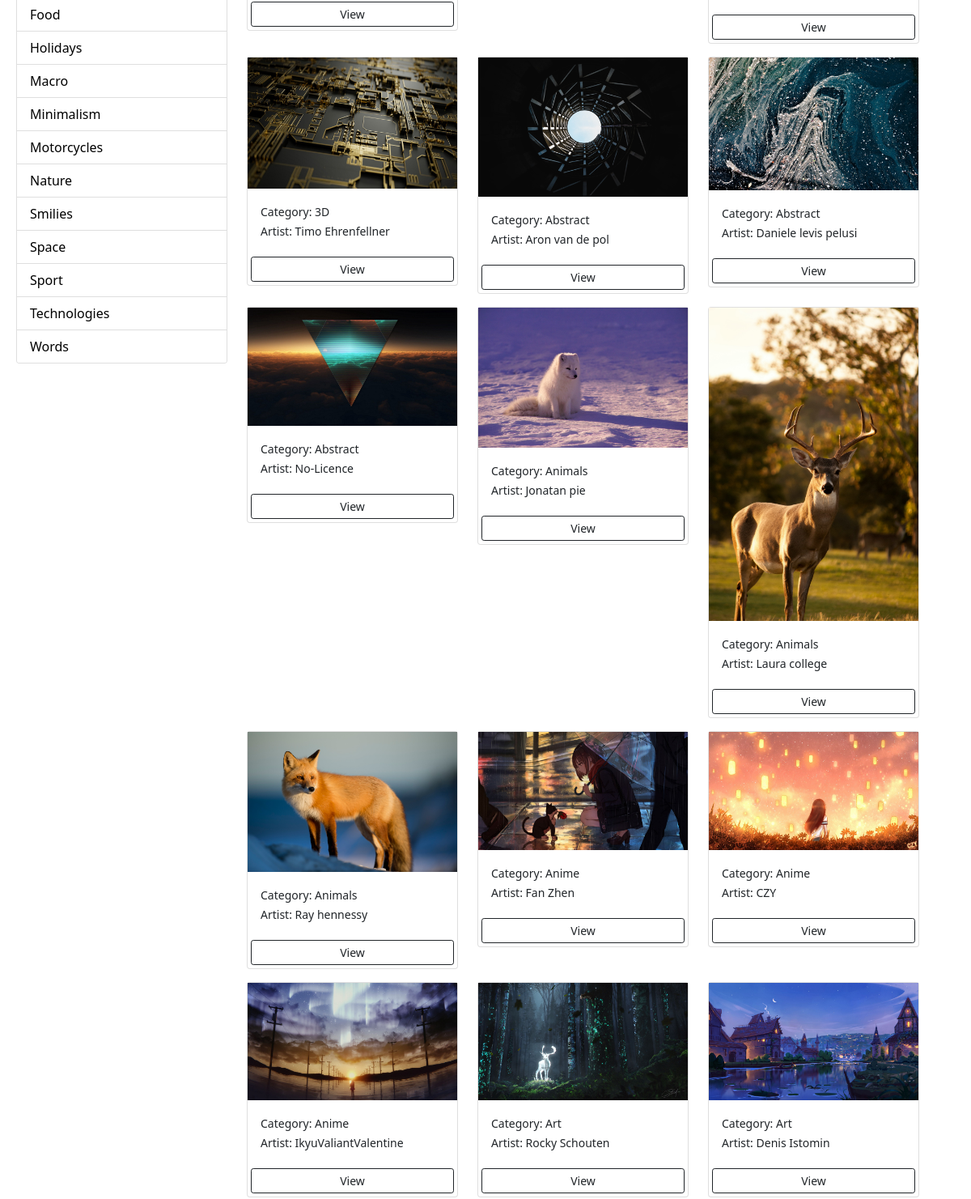
/all-categories/ (signed in, middle part), run on an earlier commit of the app's database.
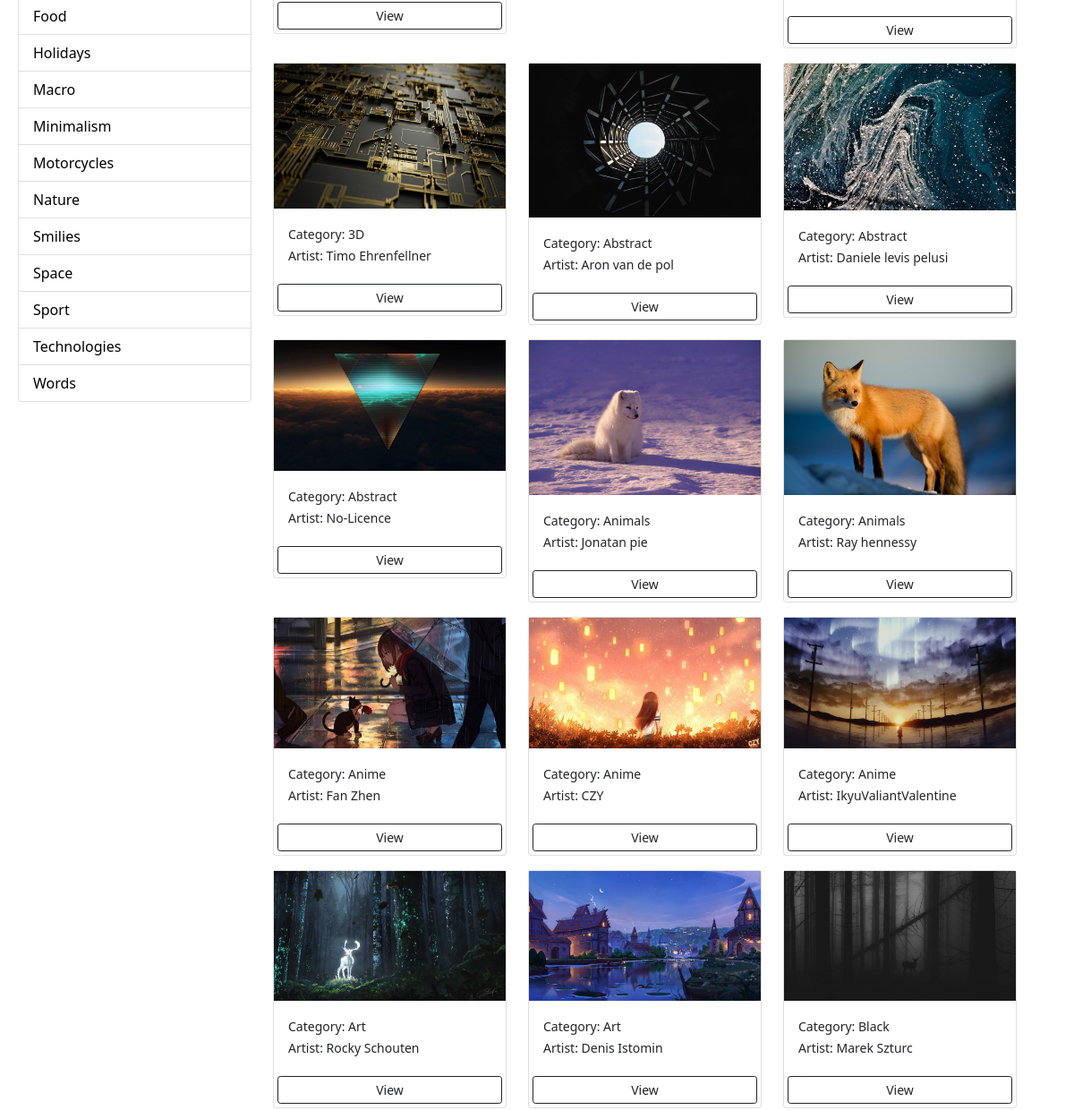
And on a later commit of the database.
### wallpapers/models.py (models this page shows, shortened)
class Category(models.Model):
    name = models.CharField(max_length=30, null=False)
    class Meta:
        verbose_name_plural = "Category"

class Wallpapers(models.Model):
    category = models.ForeignKey(
        Category, on_delete=models.SET_NULL, null=True, blank=True)
    title = models.CharField(max_length=100)
    image = models.ImageField(upload_to="wallpapers", null=True)
    date = models.DateField(auto_now=True)
    slug = models.SlugField(unique=True, db_index=True)
    author = models.CharField(max_length=40)
    tags = models.ManyToManyField(Tag)
    favourites = models.ManyToManyField(
        User, related_name="favourite", default=None, blank=True)
    likes = models.ManyToManyField(User, default=None)
    class Meta:
        verbose_name_plural = "Wallpapers"

### wallpapers/views.py (the view, shortened to what this page needs)
# urls.py: path('all-categories/', views.AllCategories.as_view(), name="start_page"),
@method_decorator(login_required, name="dispatch")
class AllCategories(View):
    def get(self, request):
        categories = Category.objects.all()
        wallpapers = Wallpapers.objects.all()
        category = request.GET.get('category')
        if category == None:
            wallpapers = Wallpapers.objects.all().order_by("-date")[1:]
        else:
            wallpapers = Wallpapers.objects.filter(
                category__name=category).order_by("-date")
        context = {"categories": categories, "wallpapers": wallpapers,
                   "comment_form": CommentForm(), "comments": Comments.objects.all().order_by("-id")}
        return render(request, "wallpapers/all_categories.html", context)

### wallpapers/templates/wallpapers/all_categories.html (shortened to what this page needs)
{% extends 'base.html' %}
{% load static %}
{% block content %}
<body class="m-2 ">
  <div class="container m-0 my-4 ">
      <div class="row ">
        <div class="col-md-3">
          <div class="card">
    <ul class="list-group list-group-flush">
      {% for category in categories %}
      <li class="list-group-item">
        <a style="text-decoration:none; color:black;" href="{% url 'start_page' %}?category={{category.name}}">{{category.name}}</a>
      </li>
      {% endfor %}
    </ul>
  </div>
  </div>
  <div class="col-md-9 ">
  <div class="row">
  {% for wallpaper in wallpapers %}
  <div class="col-md-4">
    <div class="card my-2">
      <img class="image-thumbnail" src="{{wallpaper.image.url}}" alt="{{wallpaper.title}}">
        <div class="card-body">
          <small>Category: {{wallpaper.category.name}}</small>
            <div>
              <small>Artist: {{wallpaper.author}}</small>
            </div>
          </div>
          <a href="{% url "detail" wallpaper.slug %}" class="btn btn-outline-dark btn-sm m-1">View</a>
        </div>
      </div>
      {% empty %}
        <h3>No Wallpapers Sorry😥</h3>
      {% endfor %}
    </div>
  </div>
</body>
{% endblock content %}

What changed in the data, as far as the page shows it:
removed Wallpapers: image (picture), category.name "Animals", author "Laura college"
now on this page (row unchanged): Wallpapers: image (picture), category.name "Black", author "Marek Szturc"
